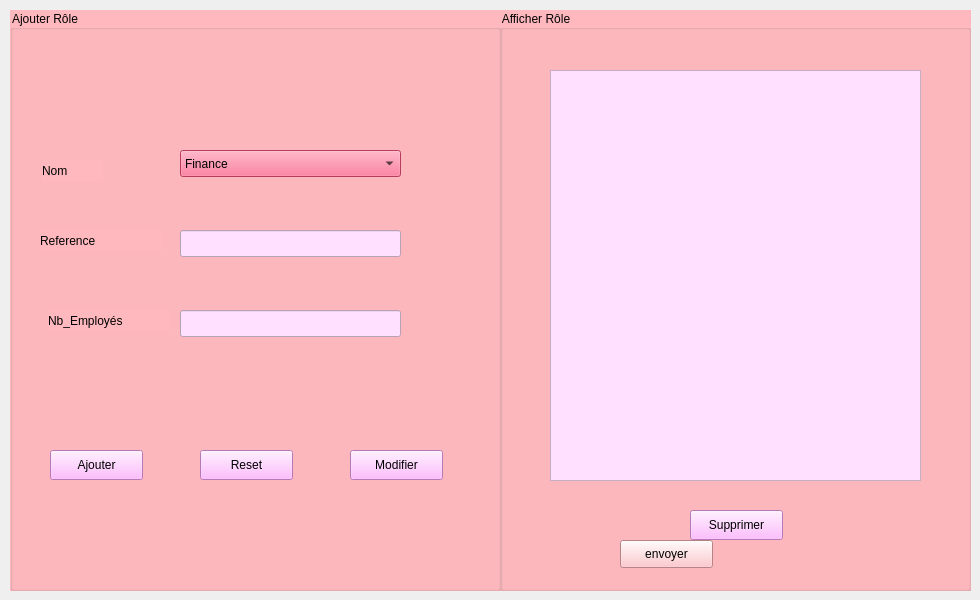
           <widget class="QWidget" name="tab_2">
            <attribute name="title">
             <string>Gestion Rôle</string>
            </attribute>
            <widget class="QGroupBox" name="groupBox_8">
             <property name="geometry">
              <rect>
               <x>500</x>
               <y>10</y>
               <width>471</width>
               <height>581</height>
              </rect>
             </property>
             <property name="styleSheet">
              <string notr="true">font: 10pt &quot;MS Shell Dlg 2&quot;;
background-color:rgb(255, 185, 190);
</string>
             </property>
             <property name="title">
              <string>Afficher Rôle</string>
             </property>
             <widget class="QTableView" name="tableViewD">
              <property name="geometry">
               <rect>
                <x>50</x>
                <y>60</y>
                <width>371</width>
                <height>411</height>
               </rect>
              </property>
              <property name="styleSheet">
               <string notr="true">background-color: rgb(255, 170, 255);
background-color: rgb(255, 225, 255);</string>
              </property>
             </widget>
             <widget class="QPushButton" name="supprimer_role">
              <property name="geometry">
               <rect>
                <x>190</x>
                <y>500</y>
                <width>93</width>
                <height>30</height>
               </rect>
              </property>
              <property name="styleSheet">
               <string notr="true">background-color: rgb(255, 170, 255);</string>
              </property>
              <property name="text">
               <string>Supprimer</string>
              </property>
             </widget>
             <widget class="QPushButton" name="envoyer">
              <property name="geometry">
               <rect>
                <x>120</x>
                <y>530</y>
                <width>93</width>
                <height>28</height>
               </rect>
              </property>
              <property name="text">
               <string>envoyer</string>
              </property>
             </widget>
            </widget>
            <widget class="QGroupBox" name="groupBox_9">
             <property name="geometry">
              <rect>
               <x>10</x>
               <y>10</y>
               <width>491</width>
               <height>581</height>
              </rect>
             </property>
             <property name="styleSheet">
              <string notr="true">font: 10pt &quot;MS Shell Dlg 2&quot;;
background-color:rgb(255, 185, 190);</string>
             </property>
             <property name="title">
              <string>Ajouter Rôle</string>
             </property>
             <widget class="QLabel" name="label_8">
              <property name="geometry">
               <rect>
                <x>32</x>
                <y>150</y>
                <width>61</width>
                <height>21</height>
               </rect>
              </property>
              <property name="styleSheet">
               <string notr="true">font: 11pt &quot;Palatino Linotype&quot;;
font: 10pt &quot;MS Shell Dlg 2&quot;;</string>
              </property>
              <property name="text">
               <string>Nom</string>
              </property>
             </widget>
             <widget class="QLabel" name="label_10">
              <property name="geometry">
               <rect>
                <x>30</x>
                <y>220</y>
                <width>121</width>
                <height>21</height>
               </rect>
              </property>
              <property name="styleSheet">
               <string notr="true">font: 10pt &quot;MS Shell Dlg 2&quot;;</string>
              </property>
              <property name="text">
               <string>Reference</string>
              </property>
             </widget>
             <widget class="QLineEdit" name="lineEdit_reference">
              <property name="geometry">
               <rect>
                <x>170</x>
                <y>220</y>
                <width>221</width>
                <height>27</height>
               </rect>
              </property>
              <property name="styleSheet">
               <string notr="true">background-color: rgb(255, 170, 255);
background-color: rgb(255, 225, 255);</string>
              </property>
             </widget>
             <widget class="QLabel" name="label_9">
              <property name="geometry">
               <rect>
                <x>38</x>
                <y>300</y>
                <width>121</width>
                <height>21</height>
               </rect>
              </property>
              <property name="styleSheet">
               <string notr="true">font: 10pt &quot;MS Shell Dlg 2&quot;;</string>
              </property>
              <property name="text">
               <string>Nb_Employés</string>
              </property>
             </widget>
             <widget class="QLineEdit" name="lineEdit_nb_employes">
              <property name="geometry">
               <rect>
                <x>170</x>
                <y>300</y>
                <width>221</width>
                <height>27</height>
               </rect>
              </property>
              <property name="styleSheet">
               <string notr="true">background-color: rgb(255, 170, 255);
background-color: rgb(255, 225, 255);</string>
              </property>
             </widget>
             <widget class="QComboBox" name="comboBox_2">
              <property name="geometry">
               <rect>
                <x>170</x>
                <y>140</y>
                <width>221</width>
                <height>27</height>
               </rect>
              </property>
              <property name="styleSheet">
               <string notr="true">background-color: rgb(255, 85, 127);</string>
              </property>
              <item>
               <property name="text">
                <string>Finance</string>
               </property>
              </item>
              <item>
               <property name="text">
                <string>Marketing</string>
               </property>
              </item>
              <item>
               <property name="text">
                <string>Ressources Humaines</string>
               </property>
              </item>
              <item>
               <property name="text">
                <string>Administration</string>
               </property>
              </item>
              <item>
               <property name="text">
                <string>Informatique</string>
               </property>
              </item>
             </widget>
             <widget class="QPushButton" name="ajouter2">
              <property name="geometry">
               <rect>
                <x>40</x>
                <y>440</y>
                <width>93</width>
                <height>30</height>
               </rect>
              </property>
              <property name="styleSheet">
               <string notr="true">background-color: rgb(255, 170, 255);</string>
              </property>
              <property name="text">
               <string>Ajouter</string>
              </property>
             </widget>
             <widget class="QPushButton" name="pushButton_12">
              <property name="geometry">
               <rect>
                <x>190</x>
                <y>440</y>
                <width>93</width>
                <height>30</height>
               </rect>
              </property>
              <property name="styleSheet">
               <string notr="true">background-color: rgb(255, 170, 255);</string>
              </property>
              <property name="text">
               <string>Reset</string>
              </property>
             </widget>
             <widget class="QPushButton" name="modifier_role">
              <property name="geometry">
               <rect>
                <x>340</x>
                <y>440</y>
                <width>93</width>
                <height>30</height>
               </rect>
              </property>
              <property name="styleSheet">
               <string notr="true">background-color: rgb(255, 170, 255);</string>
              </property>
              <property name="text">
               <string>Modifier</string>
              </property>
             </widget>
            </widget>
           </widget>
